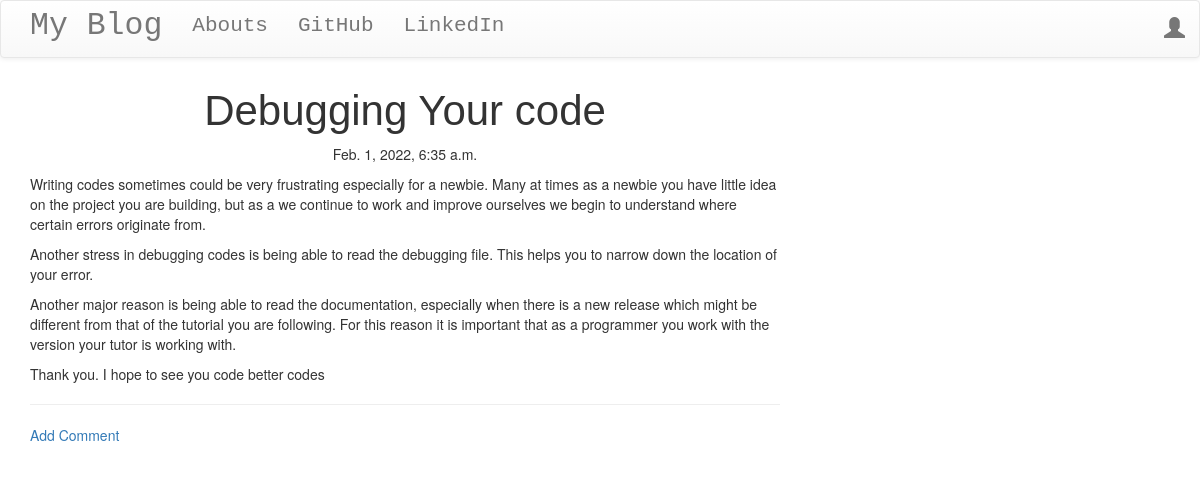
/post/1, run on the app's committed database.
### blog/models.py (models this page shows, shortened)
class Post(models.Model):
    author = models.ForeignKey('auth.User', on_delete=models.CASCADE) # Directly linking to the authorization user
    title = models.CharField(max_length=200)
    text = models.TextField()
    create_date = models.DateTimeField(default=timezone.now())
    published_date = models.DateTimeField(blank=True, null=True)

### blog/views.py (the view)
# urls.py: path('post/<int:pk>', views.PostDetailView.as_view(), name='post_detail'),
class PostDetailView(DetailView):
    model = Post

### blog/templates/blog/post_detail.html (shortened to what this page needs)
<!DOCTYPE html>
{% extends 'blog/base.html' %}
{% block content %}
    <h1 class="posttitle loader">{{ post.title }}</h1>
    {% if post.published_date %}
        <div class="date postdate">
            {{ post.published_date }}
        </div>
    {% else %}
        <a href="{% url 'post_publish' pk=post.pk %}" class="btn btn-default">Publish</a>
    {% endif %}
    <p class="postcontent">{{ post.text|safe|linebreaksbr }}</p>
        <hr>
        <a href="{% url 'add_comment_to_post' pk=post.pk %}">Add Comment</a>
        <div class="container">
            {% for comment in post.comments.all %}
                <br>
                {% empty %}
                    <p>No Comments</p>
            {% endfor %}
        </div>
{% endblock %}

### blog/static/css/blog.css (style rules this page uses)
.postdate { text-align: center; }
.posttitle { font-family: 'Russo One', sans-serif; font-size: 3em; text-align: center; }
.postcontent { font-family: 'Montserrat'; font-size: 1.5em; }
.loader { filter: hue-rotate(0deg); color: linear-gradient(45deg, #0f8, #08f); animation: 10000ms infinite linear; }

### data on the page
Post: title "Debugging Your code", published_date "Feb. 1, 2022, 6:35 a.m.", text "Writing codes sometimes could be very frustrating especially for a newbie. Many at times as a newbie you have little idea on the project you are building, but as a we continue to work and improve ourselves we begin to understand where certain errors originate from. Another stress in debugging codes is being able to read the debugging file. This helps you to narrow down the location of your error. Another major reason is being able to read the documentation, especially when there is a new release which might be different from that of the tutorial you are following. For this reason it is important that as a programmer you work with the version your tutor is working with. Thank you. I hope to…"
